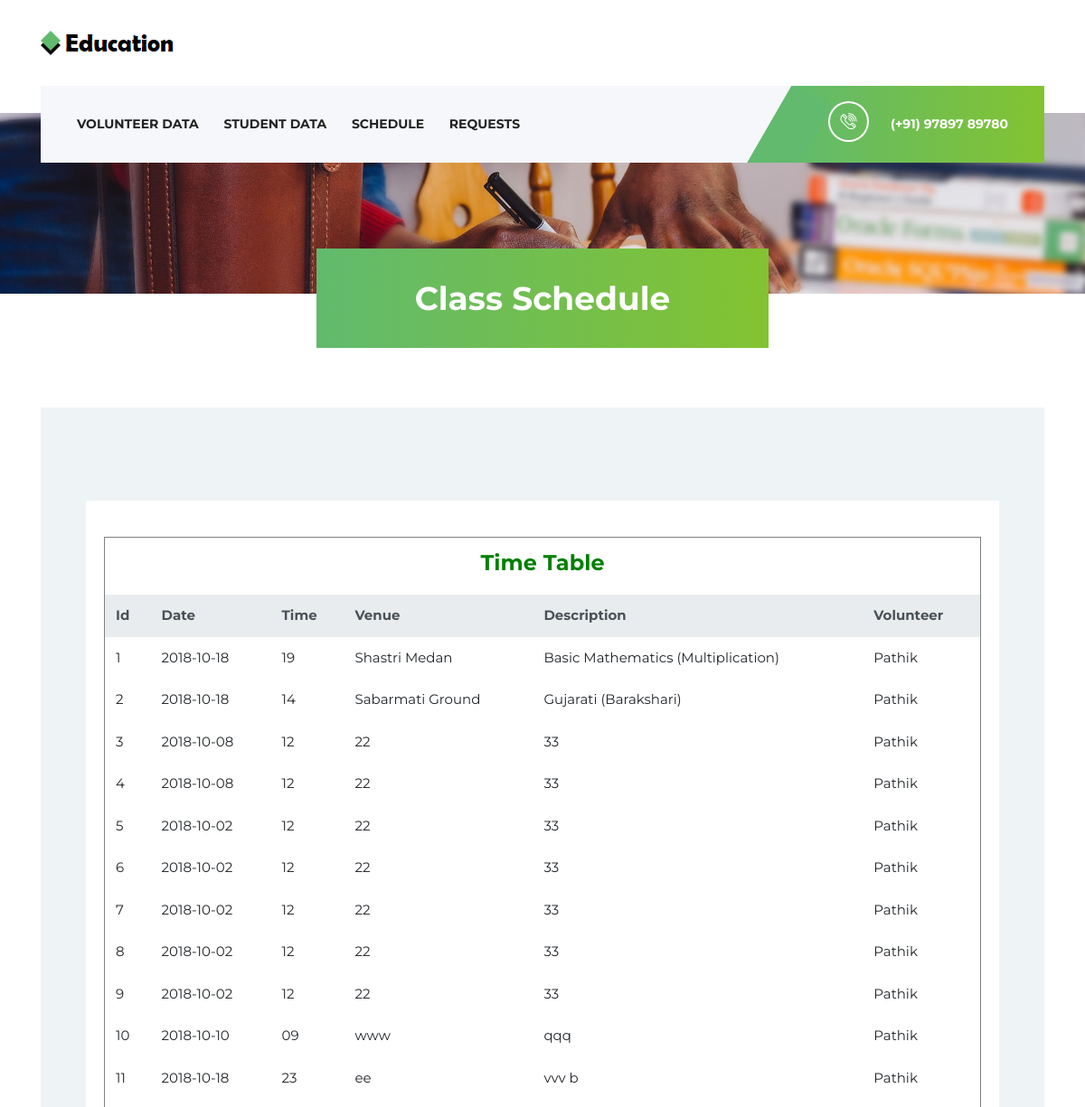
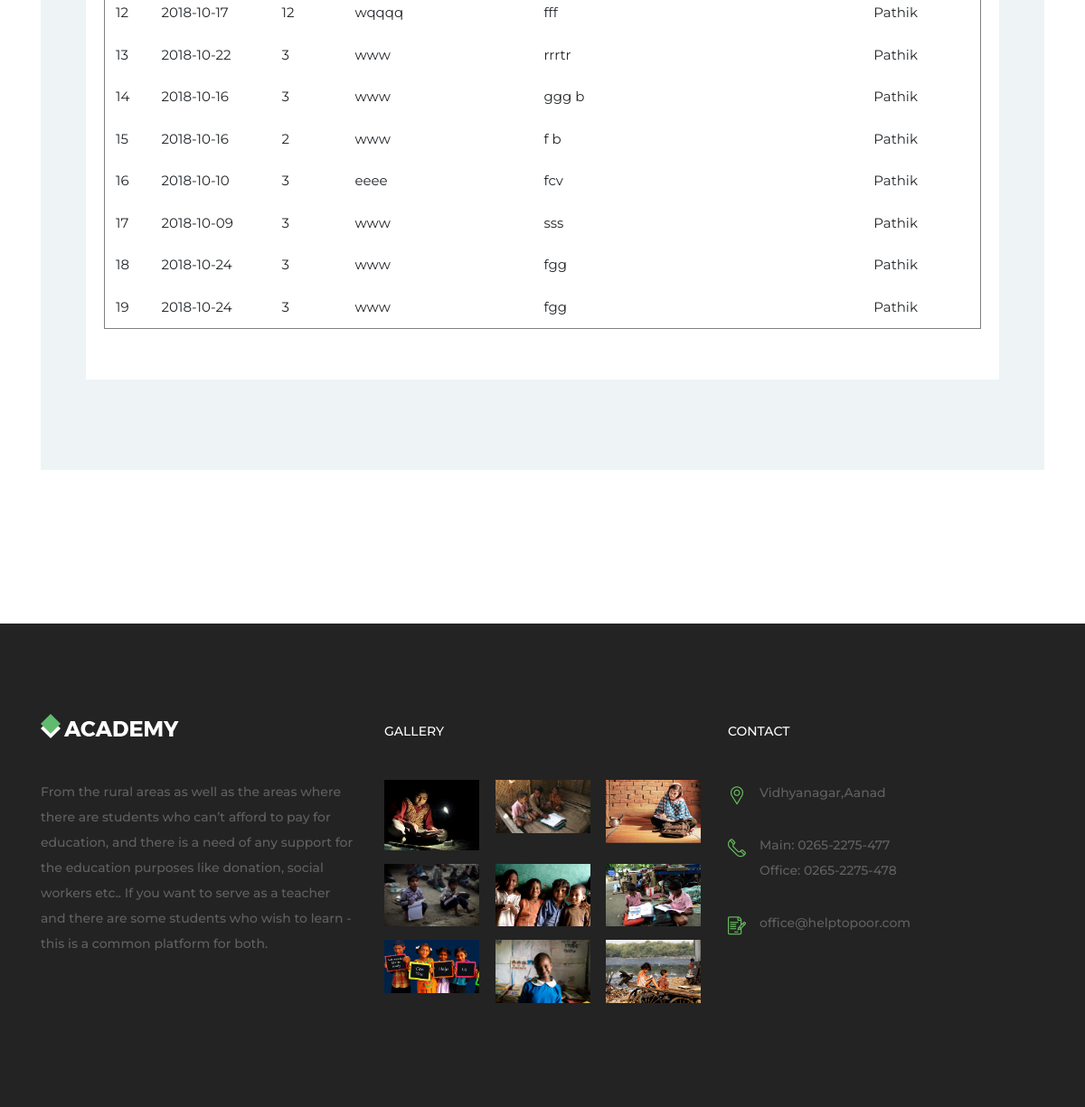
/admin/schedule.php, run on the app's committed database (2 pictures, top to bottom).
### tables this page shows
CREATE TABLE `adv_notice` (
  `an_id` int(11) NOT NULL,
  `dt` varchar(10) NOT NULL,
  `start_time` varchar(10) NOT NULL,
  `venue` varchar(100) NOT NULL,
  `des` varchar(50) NOT NULL,
  `vo_id` int(11) NOT NULL
);

CREATE TABLE `volunteer` (
  `vo_id` int(11) NOT NULL,
  `name` varchar(50) NOT NULL,
  `email` varchar(15) NOT NULL,
  `pass` varchar(50) NOT NULL,
  `contact` varchar(10) NOT NULL,
  `addr` varchar(50) NOT NULL,
  `area` varchar(50) NOT NULL,
  `district` varchar(50) NOT NULL,
  `state` varchar(50) NOT NULL,
  `pincode` varchar(6) NOT NULL
);

### admin/schedule.php (the view, shortened to what this page needs)
<?php
	include "top.php";
?>
<div class="breadcumb-area bg-img" style="background-image: url(../img/bg-img/breadcumb.jpg);">
        <div class="bradcumbContent">
            <h2>Class Schedule</h2>
        </div>
    </div>
    <br><br><br><br><br><br>
    <section class="contact-area mt-100 section-padding-100-70"">
        <div class="container">
            <div class="row">
                <div class="col-lg-12">
                    <div class="contact-content">
                        <div class="row">
                            <div class="col-12 col-lg-3 "></div>
                                <div class="col-12">
                                </div>
                            </div>
                            <div class="col-12 col-lg-3 "></div>
                                <div class="">
                                    <div class="contact-form-area wow fadeInUp" data-wow-delay="600ms">
                                        <table class="table table-borderless" align="center" border="1" cellspacing="1" cellpadding="1" id="stud_tbody" style="font-size: 15px;">
                                            <thead><tr><th colspan="9"><h4 style="color: green"><center>Time Table</h4></th></tr></thead>
                                            <thead class="thead-light">
                                                <tr>
                                                  <th>Id</th>
                                                  <th>Date</th>
                                                  <th>Time</th>
                                                  <th>Venue</th>
                                                  <th>Description</th>
                                                  <th>Volunteer</th>
                                                </tr>
                                            </thead>
                                            <?php
                                                $q1="select * from adv_notice a, volunteer v where a.vo_id=v.vo_id";
                                                $e1=$conn->query($q1);
                                            ?>
                                                <?php
                                                    $i=0;
                                                    while($data=$e1->fetch_object()){
                                                    $i++;
                                                ?>
                                                <tr>
                                                  <td style="vertical-align: baseline;"><?php echo $i; ?></td>
                                                  <td style="vertical-align: baseline;"><?php echo $data->dt; ?></td>
                                                  <td style="vertical-align: baseline;"><?php echo $data->start_time; ?></td>
                                                  <td style="vertical-align: baseline;"><?php echo $data->venue; ?></td>
                                                  <td style="vertical-align: baseline;"><?php echo $data->des; ?></td>
                                                  <td style="vertical-align: baseline;"><?php echo $data->name; ?></td>
                                                </tr>
                                                <?php
                                                    }
                                                ?>
                                        </table>
                                    </div>
                                </div>
                            </div>
                        </div>
                    </div>
                </div>
    </section>
<?php
	include "foot.php";
?>

### admin/top.php (shortened to what this page needs)
<!DOCTYPE html>
<html lang="en">
<head>
    <link rel="stylesheet" href="../style.css">
</head>
<body>
    <header class="header-area">
        <div class="top-header">
            <div class="container h-100">
                <div class="row h-100">
                    <div class="col-12 h-100">
                        <div class="header-content h-100 d-flex align-items-center justify-content-between">
                            <div class="academy-logo">
                                <a href="index.html"><img src="../img/core-img/logo.png" alt=""></a>
                            </div>
                        </div>
                    </div>
                </div>
            </div>
        </div>
        <div class="academy-main-menu">
            <div class="classy-nav-container breakpoint-off">
                <div class="container">
                    <nav class="classy-navbar justify-content-between" id="academyNav">
                        <div class="classy-menu">
                            <div class="classynav">
                                <ul>
                                    <li><a href="volunteer_data.php">Volunteer Data</a>
                                    </li>
                                    <li><a href="stud_data.php">Student Data</a>
                                    </li>
                                    <li><a href="schedule.php">Schedule</a>
                                    </li>
                                    <li><a href="request.php">Requests</a>
                                    </li>
                                </ul>
                            </div>
                        </div>
                        <div class="calling-info">
                            <div class="call-center">
                                <a href="tel:+654563325568889"><i class="icon-telephone-2"></i> <span>(+91) 97897 89780</span></a>
                            </div>
                        </div>
                    </nav>
                </div>
            </div>
        </div>
    </header>

### admin/foot.php (shortened to what this page needs)
    <footer class="footer-area">
        <div class="main-footer-area section-padding-100-0">
            <div class="container">
                <div class="row">
                    <div class="col-12 col-sm-6 col-lg-4">
                        <div class="footer-widget mb-100">
                            <div class="widget-title">
                                <a href="#"><img src="../img/core-img/logo2.png" alt=""></a>
                            </div>
                            <p>From the rural areas as well as the areas where there are students who can’t afford to pay for education, and there is a need of any support for the education purposes like donation, social workers etc.. If you want to serve as a teacher and there are some students who wish to learn - this is a common platform for both.</p>
                        </div>
                    </div>
                    <div class="col-12 col-sm-6 col-lg-4">
                        <div class="footer-widget mb-100">
                            <div class="widget-title">
                                <h6>Gallery</h6>
                            </div>
                            <div class="gallery-list d-flex justify-content-between flex-wrap">
                                <a href="../img/bg-img/fp1.jpg" class="gallery-img" title="Gallery Image 1"><img src="../img/bg-img/fp1.jpg" alt=""></a>
                                <a href="../img/bg-img/fp11.jpg" class="gallery-img" title="Gallery Image 2"><img src="../img/bg-img/fp11.jpg" alt=""></a>
                                <a href="../img/bg-img/fp8.jpg" class="gallery-img" title="Gallery Image 3"><img src="../img/bg-img/fp8.jpg" alt=""></a>
                                <a href="../img/bg-img/fp4.jpg" class="gallery-img" title="Gallery Image 4"><img src="../img/bg-img/fp4.jpg" alt=""></a>
                                <a href="../img/bg-img/fp5.jpg" class="gallery-img" title="Gallery Image 5"><img src="../img/bg-img/fp5.jpg" alt=""></a>
                                <a href="../img/bg-img/fp6.jpg" class="gallery-img" title="Gallery Image 6"><img src="../img/bg-img/fp6.jpg" alt=""></a>
                                <a href="../img/bg-img/fp9.jpg" class="gallery-img" title="Gallery Image 7"><img src="../img/bg-img/fp9.jpg" alt=""></a>
                                <a href="../img/bg-img/f2.jpg" class="gallery-img" title="Gallery Image 8"><img src="../img/bg-img/f2.jpg" alt=""></a>
                                <a href="../img/bg-img/f3.jpg" class="gallery-img" title="Gallery Image 9"><img src="../img/bg-img/f3.jpg" alt=""></a>
                            </div>
                        </div>
                    </div>
                    <div class="col-12 col-sm-6 col-lg-4">
                        <div class="footer-widget mb-100">
                            <div class="widget-title">
                                <h6>Contact</h6>
                            </div>
                            <div class="single-contact d-flex mb-30">
                                <i class="icon-placeholder"></i>
                                <p>Vidhyanagar,Aanad</p>
                            </div>
                            <div class="single-contact d-flex mb-30">
                                <i class="icon-telephone-1"></i>
                                <p>Main: 0265-2275-477 <br>Office: 0265-2275-478</p>
                            </div>
                            <div class="single-contact d-flex">
                                <i class="icon-contract"></i>
                                <p>office@helptopoor.com</p>
                            </div>
                        </div>
                    </div>
                </div>
            </div>
        </div>
    </footer>
</body>
</html>

### style.css (style rules this page uses)
* { margin: 0; padding: 0; }
body { font-family: "Montserrat", sans-serif; font-size: 14px; }
h1, h2, h3, h4, h5, h6 { color: #242424; line-height: 1.3; font-weight: 700; }
p { color: #606060; font-size: 14px; line-height: 2; font-weight: 500; }
a, a:hover, a:focus { -webkit-transition-duration: 500ms; transition-duration: 500ms; text-decoration: none; outline: 0 solid transparent; color: #141414; font-weight: 600; font-size: 14px; }
ul, ol { margin: 0; }
ul li, ol li { list-style: none; }
img { height: auto; max-width: 100%; }
.mt-100 { margin-top: 100px !important; }
.mb-30 { margin-bottom: 30px !important; }
.mb-100 { margin-bottom: 100px !important; }
.section-padding-100-0 { padding-top: 100px; padding-bottom: 0; }
.section-padding-100-70 { padding-top: 100px; padding-bottom: 70px; }
.bg-img { background-position: center center; background-size: cover; background-repeat: no-repeat; }
.header-area { position: relative; z-index: 100; width: 100%; height: 125px; }
.header-area .top-header { width: 100%; height: 95px; }
.header-area .academy-main-menu { position: absolute; width: 100%; height: 85px; background-color: transparent; top: 95px; z-index: 100; left: 0; right: 0; }
.header-area .academy-main-menu .classy-nav-container { background-color: transparent; }
.header-area .academy-main-menu .classy-navbar { background-color: #f5f7fa; height: 85px; padding: 0; }
.header-area .academy-main-menu .classy-navbar .classynav ul li a { font-weight: 700; text-transform: uppercase; }
.header-area .academy-main-menu .classynav { padding-left: 2em; }
.header-area .academy-main-menu .calling-info { position: relative; padding-left: 80px; overflow: hidden; }
.header-area .academy-main-menu .calling-info .call-center { position: relative; z-index: 1; background: #61ba6d; background: -webkit-linear-gradient(to right, #61ba6d, #83c331); background: linear-gradient(to right, #61ba6d, #83c331); padding: 0 40px; line-height: 85px; height: 85px; }
.header-area .academy-main-menu .calling-info .call-center a { color: #ffffff; font-size: 14px; font-weight: 700; display: block; }
.header-area .academy-main-menu .calling-info .call-center a i { width: 45px; height: 45px; border: 2px solid #ffffff; border-radius: 50%; display: inline-block; line-height: 41px; font-size: 18px; text-align: center; margin-right: 20px; }
.header-area .academy-main-menu .calling-info .call-center:before { position: absolute; width: 50px; height: 120%; top: 3px; left: -28px; z-index: 1; background-color: #61ba6d; content: ''; -webkit-transform: rotate(30deg); transform: rotate(30deg); }
.main-footer-area { background-color: #232323; }
.main-footer-area .footer-widget .widget-title { margin-bottom: 45px; }
.main-footer-area .footer-widget .widget-title h6 { font-size: 14px; font-weight: 500; margin-bottom: 0; color: #ffffff; margin-top: 10px; text-transform: uppercase; }
.main-footer-area .footer-widget .gallery-list a { position: relative; z-index: 1; @flex (0 0 30%); max-width: 30%; margin-bottom: 15px; cursor: zoom-in; }
.main-footer-area .footer-widget .gallery-list a::after { position: absolute; width: 100%; height: 100%; top: 0; left: 0; content: ''; background-color: rgba(97, 186, 109, 0.8); opacity: 0; visibility: hidden; -webkit-transition-duration: 500ms; transition-duration: 500ms; }
.main-footer-area .footer-widget .single-contact i { color: #69bc5f; font-size: 20px; margin-right: 15px; padding-top: 7px; }
.main-footer-area .footer-widget .single-contact p { margin-bottom: 0; }
.breadcumb-area { position: relative; z-index: 10; width: 100%; height: 200px; }
.breadcumb-area .bradcumbContent { width: 500px; height: 110px; background: #61ba6d; background: -webkit-linear-gradient(to right, #61ba6d, #83c331); background: linear-gradient(to right, #61ba6d, #83c331); position: absolute; bottom: -60px; -webkit-transform: translateX(-50%); transform: translateX(-50%); left: 50%; z-index: 30; }
.breadcumb-area .bradcumbContent h2 { text-align: center; line-height: 110px; font-size: 36px; color: #ffffff; }
.contact-content { background-color: #eef3f6; padding: 100px 50px; position: relative; z-index: 15; top: -200px; margin-bottom: -100px; }
.contact-content .contact-form-area { padding: 40px 20px; background-color: #ffffff; }

### data on the page
adv_notice: dt "2018-10-18", start_time "19", venue "Shastri Medan", des "Basic Mathematics (Multiplication)", vo.name "Pathik"
adv_notice: dt "2018-10-18", start_time "14", venue "Sabarmati Ground", des "Gujarati (Barakshari)", vo.name "Pathik"
adv_notice: dt "2018-10-08", start_time "12", venue "22", des "33", vo.name "Pathik"
adv_notice: dt "2018-10-08", start_time "12", venue "22", des "33", vo.name "Pathik"
adv_notice: dt "2018-10-02", start_time "12", venue "22", des "33", vo.name "Pathik"
adv_notice: dt "2018-10-02", start_time "12", venue "22", des "33", vo.name "Pathik"
adv_notice: dt "2018-10-02", start_time "12", venue "22", des "33", vo.name "Pathik"
adv_notice: dt "2018-10-02", start_time "12", venue "22", des "33", vo.name "Pathik"
adv_notice: dt "2018-10-02", start_time "12", venue "22", des "33", vo.name "Pathik"
adv_notice: dt "2018-10-10", start_time "09", venue "www", des "qqq", vo.name "Pathik"
adv_notice: dt "2018-10-18", start_time "23", venue "ee", des "vvv b", vo.name "Pathik"
adv_notice: dt "2018-10-17", start_time "12", venue "wqqqq", des "fff", vo.name "Pathik"
adv_notice: dt "2018-10-22", start_time "3", venue "www", des "rrrtr", vo.name "Pathik"
adv_notice: dt "2018-10-16", start_time "3", venue "www", des "ggg b", vo.name "Pathik"
adv_notice: dt "2018-10-16", start_time "2", venue "www", des "f b", vo.name "Pathik"
adv_notice: dt "2018-10-10", start_time "3", venue "eeee", des "fcv", vo.name "Pathik"
adv_notice: dt "2018-10-09", start_time "3", venue "www", des "sss", vo.name "Pathik"
adv_notice: dt "2018-10-24", start_time "3", venue "www", des "fgg", vo.name "Pathik"
adv_notice: dt "2018-10-24", start_time "3", venue "www", des "fgg", vo.name "Pathik"
